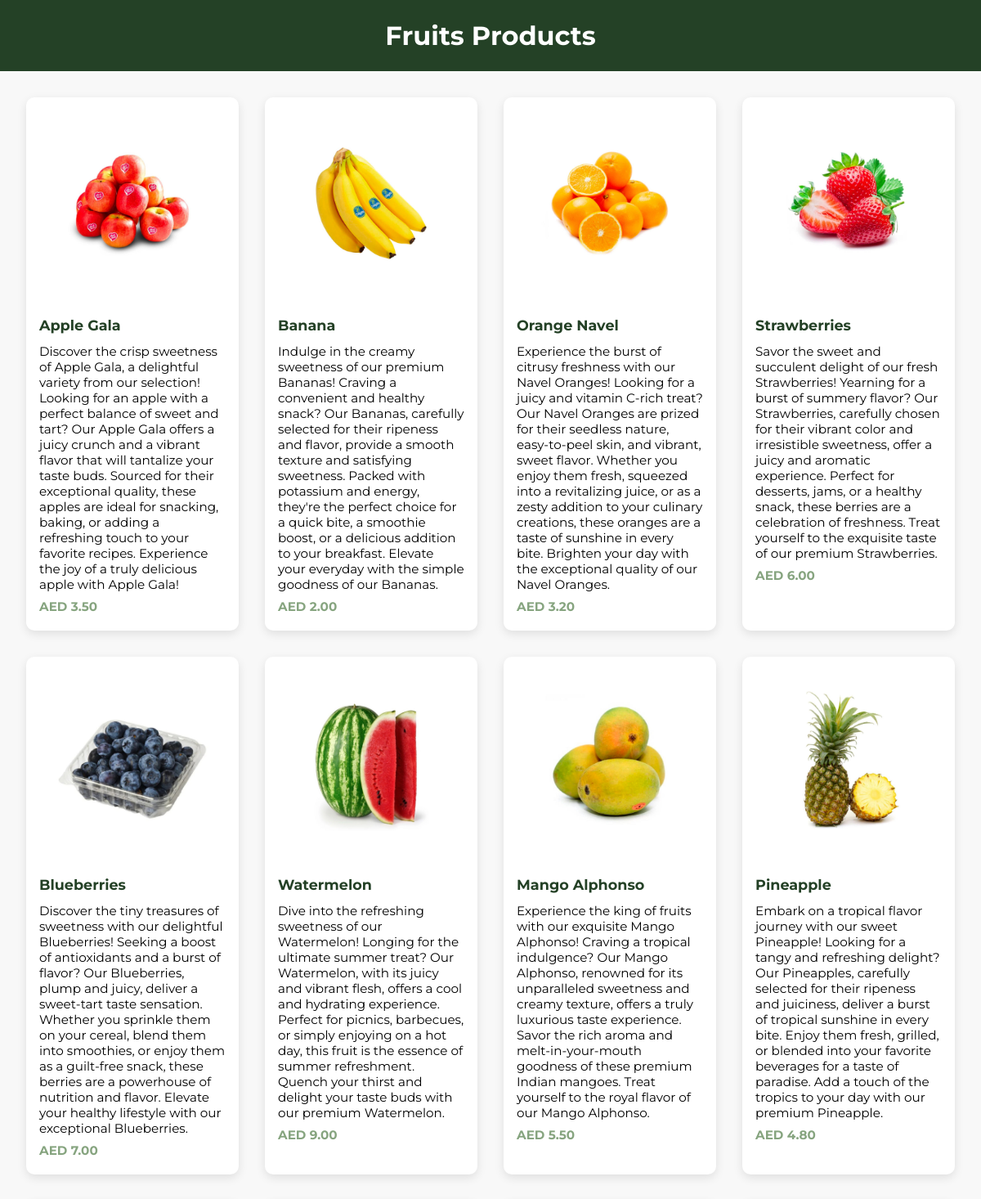
Screenshot of /fruits.php (upper part) with the database file from the repository.
### tables this page shows
CREATE TABLE `products` (
  `id` int(11) NOT NULL,
  `name` varchar(255) NOT NULL,
  `description` text DEFAULT NULL,
  `price` decimal(10,2) NOT NULL,
  `image` varchar(255) NOT NULL,
  `category` varchar(50) NOT NULL,
  `category_id` int(11) NOT NULL
);

### fruits.php (the view, shortened to what this page needs)
<?php
include 'php/db.php';
$category = 'Fruits';
$stmt = $pdo->prepare("SELECT * FROM products WHERE category = ?");
$stmt->execute([$category]);
$products = $stmt->fetchAll();
?>
<!DOCTYPE html>
<html lang="en">
<head>
</head>
<body>
  <header>
    <h1><?php echo htmlspecialchars($category); ?> Products</h1>
  </header>
  <main class="product-grid">
    <?php foreach ($products as $product): ?>
      <div class="product-card">
        <img src="images/<?php echo htmlspecialchars($product['image']); ?>" alt="<?php echo htmlspecialchars($product['name']); ?>">
        <h3><?php echo htmlspecialchars($product['name']); ?></h3>
        <p><?php echo htmlspecialchars($product['description']); ?></p>
        <p class="price">AED <?php echo number_format($product['price'], 2); ?></p>
      </div>
    <?php endforeach; ?>
  </main>
</body>
</html>

### fruits.php (style rules this page uses)
* { box-sizing: border-box; }
body { font-family: 'Montserrat', sans-serif; margin: 0; padding: 0; background-color: #f8f8f8; }
header { background-color: #244126; color: white; padding: 1.5rem 2rem; text-align: center; }
h1 { font-size: 2rem; margin: 0; }
.product-grid { display: grid; grid-template-columns: repeat(auto-fit, minmax(250px, 1fr)); gap: 2rem; padding: 2rem; max-width: 1600px; margin: 0 auto; }
.product-card { background-color: white; border-radius: 10px; box-shadow: 0 4px 12px rgba(0,0,0,0.1); padding: 1rem; display: flex; flex-direction: column; transition: transform 0.2s; }
.product-card img { width: 100%; aspect-ratio: 1 / 1; object-fit: cover; border-radius: 8px; margin-bottom: 1rem; }
.product-card h3 { font-size: 1.1rem; margin: 0.5rem 0; color: #244126; }
.product-card p { margin: 0.25rem 0; font-size: 0.95rem; }
.product-card .price { font-weight: bold; color: #86a47f; }

### rows the page displays
products: image (picture), name "Apple Gala", description "Discover the crisp sweetness of Apple Gala, a delightful variety from our selection! Looking for an apple with a perfect balance of sweet and tart? Our Apple Gala offers a juicy crunch and a vibrant flavor that will tantalize your taste buds. Sourced for their exceptional quality, these apples are ideal for snacking, baking, or adding a refreshing touch to your favorite recipes. Experience the joy of a truly delicious apple with Apple Gala!", price "3.50"
products: image (picture), name "Banana", description "Indulge in the creamy sweetness of our premium Bananas! Craving a convenient and healthy snack? Our Bananas, carefully selected for their ripeness and flavor, provide a smooth texture and satisfying sweetness. Packed with potassium and energy, they're the perfect choice for a quick bite, a smoothie boost, or a delicious addition to your breakfast. Elevate your everyday with the simple goodness of our Bananas.", price "2.00"
products: image (picture), name "Orange Navel", description "Experience the burst of citrusy freshness with our Navel Oranges! Looking for a juicy and vitamin C-rich treat? Our Navel Oranges are prized for their seedless nature, easy-to-peel skin, and vibrant, sweet flavor. Whether you enjoy them fresh, squeezed into a revitalizing juice, or as a zesty addition to your culinary creations, these oranges are a taste of sunshine in every bite. Brighten your day with the exceptional quality of our Navel Oranges.", price "3.20"
products: image (picture), name "Strawberries", description "Savor the sweet and succulent delight of our fresh Strawberries! Yearning for a burst of summery flavor? Our Strawberries, carefully chosen for their vibrant color and irresistible sweetness, offer a juicy and aromatic experience. Perfect for desserts, jams, or a healthy snack, these berries are a celebration of freshness. Treat yourself to the exquisite taste of our premium Strawberries.", price "6.00"
products: image (picture), name "Blueberries", description "Discover the tiny treasures of sweetness with our delightful Blueberries! Seeking a boost of antioxidants and a burst of flavor? Our Blueberries, plump and juicy, deliver a sweet-tart taste sensation. Whether you sprinkle them on your cereal, blend them into smoothies, or enjoy them as a guilt-free snack, these berries are a powerhouse of nutrition and flavor. Elevate your healthy lifestyle with our exceptional Blueberries.", price "7.00"
products: image (picture), name "Watermelon", description "Dive into the refreshing sweetness of our Watermelon! Longing for the ultimate summer treat? Our Watermelon, with its juicy and vibrant flesh, offers a cool and hydrating experience. Perfect for picnics, barbecues, or simply enjoying on a hot day, this fruit is the essence of summer refreshment. Quench your thirst and delight your taste buds with our premium Watermelon.", price "9.00"
products: image (picture), name "Mango Alphonso", description "Experience the king of fruits with our exquisite Mango Alphonso! Craving a tropical indulgence? Our Mango Alphonso, renowned for its unparalleled sweetness and creamy texture, offers a truly luxurious taste experience. Savor the rich aroma and melt-in-your-mouth goodness of these premium Indian mangoes. Treat yourself to the royal flavor of our Mango Alphonso.", price "5.50"
products: image (picture), name "Pineapple", description "Embark on a tropical flavor journey with our sweet Pineapple! Looking for a tangy and refreshing delight? Our Pineapples, carefully selected for their ripeness and juiciness, deliver a burst of tropical sunshine in every bite. Enjoy them fresh, grilled, or blended into your favorite beverages for a taste of paradise. Add a touch of the tropics to your day with our premium Pineapple.", price "4.80"

### other values shown
$category "Fruits"
